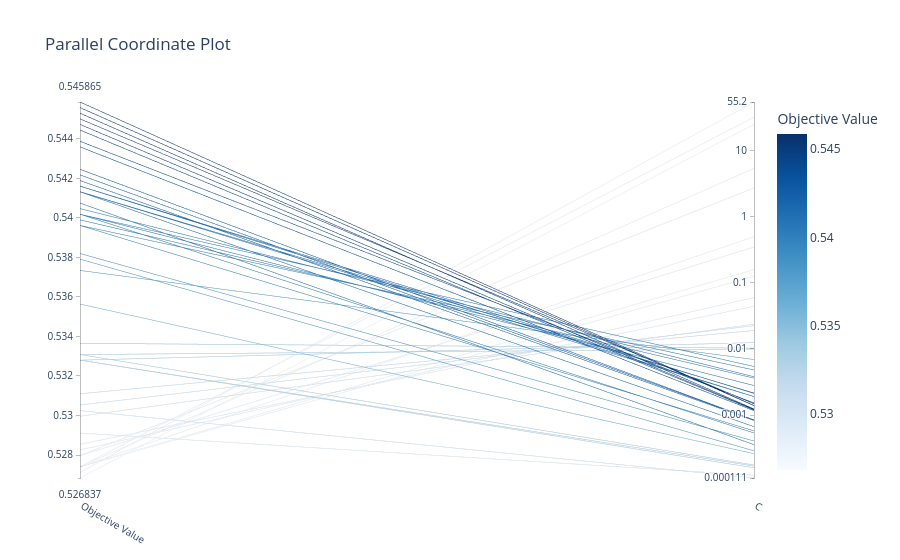

Notebook code for this chart:
### Markdown cell above
And a plot of the accuracy of the logistic regression classifier dependant on the C hyperparameter, we can see the search getting more fine grained near the found optimum

### Code cell
optuna.visualization.plot_parallel_coordinate(logreg_study, params=['C']).show()
